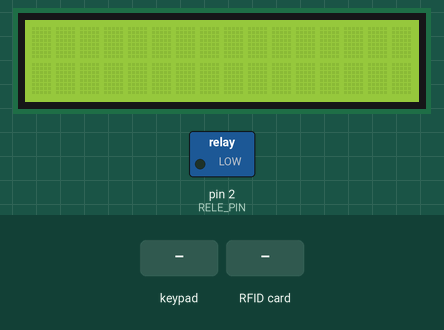
Simulated run of this sketch. Board: Arduino Mega 2560, built with avr-gcc and run on an emulated ATmega2560. Parts: 16×2 character LCD, switched loads named in the sketch (green lamp = pin HIGH). The inputs (shaded band) are chosen by the test bench. Pins used as bus, display or sensor lines are not drawn; what the sketch prints to the serial monitor is not drawn.

Above: at 1.3 s.
1.4 s: keypad keys 2 2 2 3 2 4 2 5 # pressed 0.4 s apart
At 7.3 s:
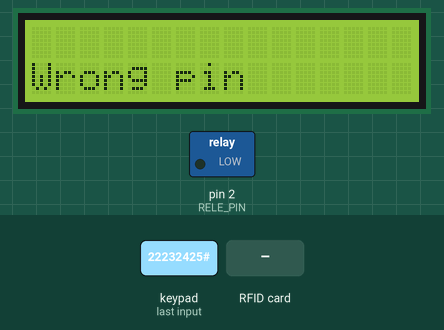
7.6 s: RFID card 5E 7A 19 C4 held to the reader
At 9.5 s:
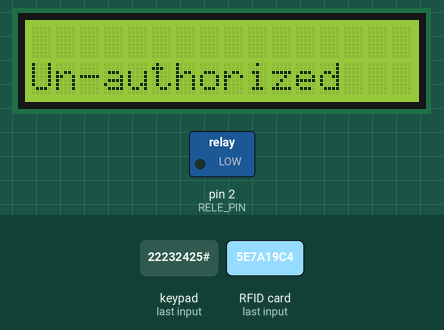
10.6 s: key 'A' pressed
At 11.1 s:
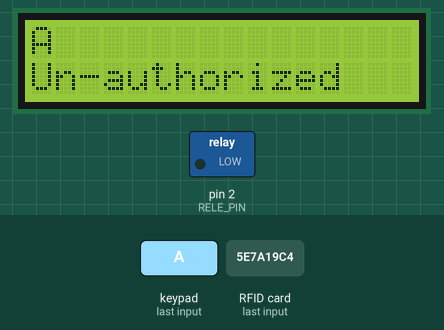
12.1 s: key 'B' pressed
At 13.3 s:
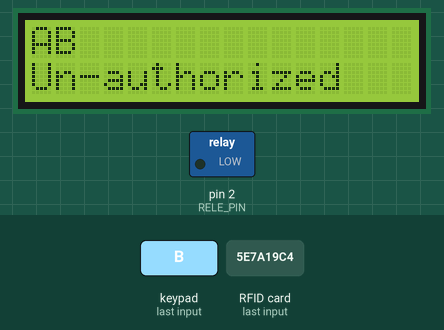
13.6 s: keypad keys 2 2 2 3 2 4 2 5 D pressed 0.4 s apart
At 18.1 s:
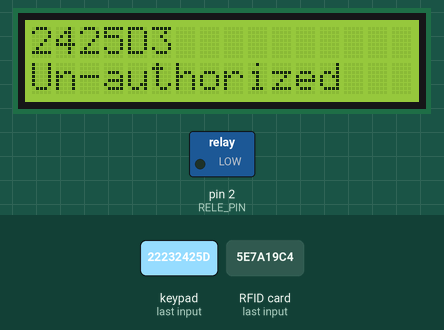
18.7 s: key 'C' pressed
At 20.0 s:
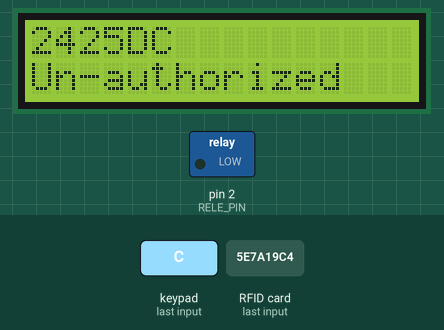
Timing chart, 0 to 21.2 s (numbered marks = the images above; inputs shaded):
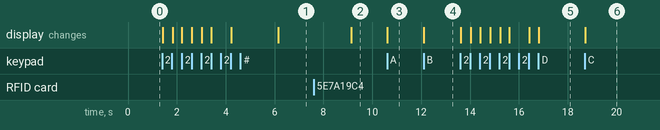

The sketch:

ArduinoSmartLocker.ino
```cpp
#include <Wire.h>
#include <SPI.h>
#include <LiquidCrystal_I2C.h>
#include <MFRC522.h>
#include <Keypad.h>

// #define USE_4X3_KEYPAD

#ifdef USE_4X3_KEYPAD
#define KEYPAD_ROWS 4
#define KEYPAD_COLS 3
#else
#define KEYPAD_ROWS 4
#define KEYPAD_COLS 4
#endif

#define RELE_PIN 2

#define RFID_SDA 53 // arduino mega default
#define RFID_DIO 49 // arduino mega default

#define LOCKER_WAIT_TIME 5000 // unlocked locker time interval

// Functions definitions
void byteArrayToHexCharArray(byte * byteArray, size_t lenght, char * hexArray);
void displayDefault();
char byteToHexChar(byte input);

#ifdef USE_4X3_KEYPAD
char keypadKeys[KEYPAD_ROWS][KEYPAD_COLS] = {{'1', '2', '3'},
                                             {'4', '5', '6'},
                                             {'7', '8', '9'},
                                             {'*', '0', '#'}};

char rowPins[KEYPAD_ROWS] = {8, 3, 4, 6};
char colPins[KEYPAD_COLS] = {7, 10, 5};
#else
char keypadKeys[KEYPAD_ROWS][KEYPAD_COLS] = {{'1', '2', '3', 'A'},
                                             {'4', '5', '6', 'B'},
                                             {'7', '8', '9', 'C'},
                                             {'*', '0', '#', 'D'}};

char rowPins[KEYPAD_ROWS] = {22, 23, 24, 25};
char colPins[KEYPAD_COLS] = {26, 27, 28, 29};
#endif

LiquidCrystal_I2C lcd(0x27, 16, 2);
MFRC522 cardReader(RFID_SDA, RFID_DIO);
Keypad keypad = Keypad(makeKeymap(keypadKeys), rowPins, colPins, KEYPAD_ROWS, KEYPAD_COLS);

size_t cur_idx = 0;

unsigned long startedOpen = 0;

boolean flagRele = false;

char keypadTry[6];

void setup()
{
  // Used for debug.
  Serial.begin(19200);
  // Used for comunication with ESP8266.
  Serial1.begin(115200);

  Wire.begin();
  SPI.begin();

  pinMode(RELE_PIN, OUTPUT);

  lcd.init();
  lcd.backlight();

  cardReader.PCD_Init();
  Serial.println("Started");
}

void loop()
{
  if(flagRele == true)
  {
    // Open the locker.
    digitalWrite(RELE_PIN, HIGH);

    // Lock the locker after LOCKER_WAIT_TIME milliseconds.
    if (millis() - startedOpen > LOCKER_WAIT_TIME)
    {
      flagRele = false;

      // Reset the inserted PIN.
      for (size_t i = 0; i < 6; ++i)
      {
        keypadTry[i] = 0;
      }
    }
  }
  else
  {
    // Lock the locker.
    digitalWrite(RELE_PIN, LOW);
  }

  // Get the digited key on the keypad.
  char key = keypad.getKey();

  if (key)
  {
    // Confirm button.
    if (key == '*' || key == '#')
    {
      // Initialize the ESP8266 message.
      char msgArray[8];
      // Add first char.
      strcpy(msgArray, "$");
      // Copy the inserted pin.
      strncat(msgArray, keypadTry, sizeof(keypadTry) * sizeof(char));
      // Add terminator.
      strncat(msgArray, "\0", sizeof(char));

      Serial.print("Sending: ");
      Serial.println(msgArray);
      Serial1.write(msgArray);

      // wait for response
      delay(500);

      String response = Serial1.readString();

      // Check whether the inserted pin is corrected or not.
      if (response[0] == '1')
      {
        flagRele = true;
        startedOpen = millis();

        lcd.setCursor(0, 1);
        lcd.print("Opening         ");
        Serial.println("Access Granted");
      }
      else
      {
        lcd.setCursor(0, 1);
        lcd.print("Wrong pin       ");
        Serial.println("Wrong pin!");
      }

      cur_idx = 0;
      lcd.setCursor(0, 0);
      lcd.print("                ");
      lcd.setCursor(cur_idx, 0);
    }
    else
    {
      // Display the digited key.
      lcd.setCursor(cur_idx, 0);
      lcd.print(key);
      Serial.print(key);

      // Update the current attempt.
      keypadTry[cur_idx] = key;
      cur_idx = (cur_idx + 1) % 6;
    }
  }

  // Check if it has been read a new RFID card.
  if (cardReader.PICC_IsNewCardPresent())
  {
    Serial.println("Card readed: ");

    // Get the readed card info.
    if (cardReader.PICC_ReadCardSerial())
    {
      Serial.print("Tag UID: ");

      size_t readedCardLength = cardReader.uid.size;
      char readedCard[readedCardLength * 2];

      // Convert the readed card to hexadecimal values.
      byteArrayToHexCharArray(cardReader.uid.uidByte, readedCardLength, readedCard);

      char msgArray[10];

      // Add first char.
      strcpy(msgArray, "<");
      // Copy the readed card.
      strncat(msgArray, readedCard, 8 * sizeof(char));
      // Add the terminator.
      strncat(msgArray, "\0", sizeof(char));

      Serial.println(msgArray);
      Serial1.write(msgArray);

      // wait for response
      delay(500);

      String response = Serial1.readString();

      // Check if the readed card is an authorized card.
      if (response[0] == '1')
      {
        flagRele = true;
        startedOpen = millis();

        lcd.setCursor(0, 1);
        lcd.print("Opening         ");
        Serial.println("Access Granted");
      }
      else if (response[0] == '2')
      {
        // The locker is booked.
        lcd.setCursor(0, 1);
        lcd.print("Booked          ");
      }
      else if (response[0] == '3')
      {
        // The locker is occupied.
        lcd.setCursor(0, 1);
        lcd.print("Occupied        ");
      }
      else if (response[0] == '4')
      {
        // It has been completed the locker occupation.
        flagRele = true;
        startedOpen = millis();

        lcd.setCursor(0, 1);
        lcd.print("Occupation Done ");
      }
      else
      {
        // The card is not authorized.
        lcd.setCursor(0, 1);
        lcd.print("Un-authorized   ");
      }

      Serial.println();
      cardReader.PICC_HaltA();
    }
  }
}

/**
 * @brief Converts a byte array into an hexadecimal char array.
 *
 * @param byteArray The input byte array to be converted.
 * @param length The length of the input byte array.
 * @param hexArray The destination char array.
 *
**/
void byteArrayToHexCharArray(byte * byteArray, size_t length, char * hexArray)
{
  for (size_t i = 0; i < length; ++i)
  {
    byte firstChunk = (byteArray[i] >> 4) & 0x0F;
    byte secondChunk = byteArray[i] & 0x0F;

    hexArray[i * 2] = byteToHexChar(firstChunk);
    hexArray[i * 2 + 1] = byteToHexChar(secondChunk);
  }

  hexArray[length * 2] = '\0';
}

/**
  * @brief Converts a byte value into a char hexadecimal value.
  *
  * @param input The byte value to converted.
  *
  * @return The converted hexadecimal value.
  *
**/
char byteToHexChar(byte input)
{
  return (input <= 9) ? '0' + input : 'A' + (input - 10);
}
```

Measured:
- after the input at 1.4 s, the display: first changes at once (image 1 shows a later state)
- after the input at 7.6 s, the display: changes after 1.5 s (image 2)
- after the input at 10.6 s, the display: changes at once (image 3)
- after the input at 12.1 s, the display: changes at once (image 4)
- after the input at 13.6 s, the display: first changes at once (image 5 shows a later state)
- after the input at 18.7 s, the display: changes at once (image 6)
